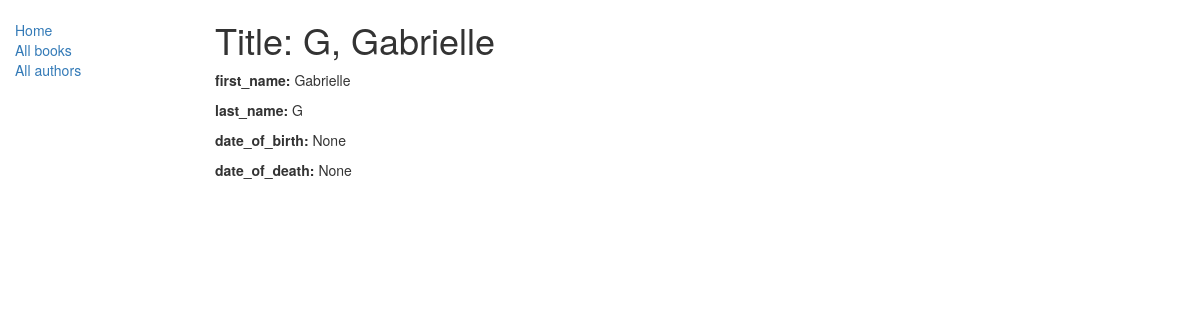
The app's page /catalog/author/1 with its own data.
### catalog/models.py (models this page shows, shortened)
class Author(models.Model):
    first_name = models.CharField(max_length=100)
    last_name = models.CharField(max_length=100)
    date_of_birth = models.DateField(null=True, blank=True)
    date_of_death = models.DateField('Died', null=True, blank=True)
    def __str__(self):
        return '%s, %s' % (self.last_name, self.first_name)

### catalog/views.py (the view)
# urls.py: url(r'^author/(?P<pk>\d+)$', views.AuthorDetailView.as_view(), name='author-detail'),
class AuthorDetailView(generic.DetailView):
    model = Author

### templates/catalog/author_detail.html (shortened to what this page needs)
{% extends "base_generic.html" %}
{% block content %}
  <h1>Title: {{ author }}</h1>
  <p><strong>first_name:</strong> {{ author.first_name }}</a></p>
  <p><strong>last_name:</strong> {{ author.last_name }}</p>
  <p><strong>date_of_birth:</strong> {{ author.date_of_birth }}</p>
  <p><strong>date_of_death:</strong> {{ author.date_of_death }}</p>
{% endblock %}

### records on screen
Author: last_name+first_name "G, Gabrielle", first_name "Gabrielle", last_name "G", date_of_birth "None", date_of_death "None"
